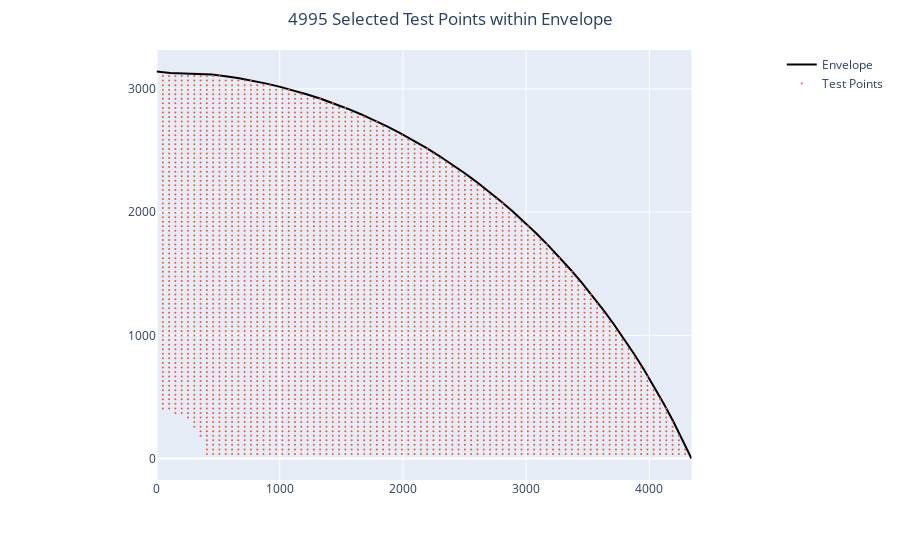

The cell this chart's notebook holds for it:
### Markdown cell above
## Big Sample (5,000 pts)

### Code cell
big_sample = get_sample_points(envelope_df, min_distance=400, lin_density=86)
plot_sample_points(envelope_df, pd.DataFrame(big_sample))

### Figure 1 — Plotly figure (JSON) as saved in the notebook; plotly's stock layout.template omitted (floating-point values rounded to 4 significant figures; data arrays with more than 128 entries replaced by an {"elided": "..."} marker saying what was removed)
{"data": [{"line": {"color": "black"}, "mode": "lines", "name": "Envelope", "type": "scatter", "x": [4342.0, 4270.0, 4195.0, 4119.0, 4041.0, 3961.0, 3880.0, 3797.0, 3712.0, 3626.0, 3539.0, 3450.0, 3360.0, 3268.0, 3176.0, 3082.0, 2986.0, 2890.0, 2792.0, 2694.0, 2594.0, 2494.0, 2392.0, 2290.0, 2186.0, 2082.0, 1977.0, 1872.0, 1765.0, 1658.0, 1551.0, 1442.0, 1333.0, 1224.0, 1114.0, 1004.0, 893.5, 782.6, 671.3, 559.8, 448.1, 335.6, 223.6, 111.7, 1.924e-13], "y": [0.0, 152.5, 300.0, 442.8, 581.0, 714.6, 844.0, 969.1, 1090.0, 1207.0, 1320.0, 1429.0, 1534.0, 1636.0, 1734.0, 1828.0, 1919.0, 2007.0, 2090.0, 2171.0, 2248.0, 2322.0, 2392.0, 2459.0, 2523.0, 2584.0, 2641.0, 2696.0, 2747.0, 2795.0, 2840.0, 2881.0, 2920.0, 2955.0, 2988.0, 3017.0, 3043.0, 3066.0, 3086.0, 3103.0, 3117.0, 3122.0, 3126.0, 3129.0, 3141.0]}, {"marker": {"size": 2}, "mode": "markers", "name": "Test Points", "type": "scatter", "x": {"elided": "4995 float values"}, "y": {"elided": "4995 float values"}}], "layout": {"margin": {"t": 50}, "title": {"text": "4995 Selected Test Points within Envelope", "x": 0.5}, "xaxis": {"constrain": "domain", "range": [0, 4342.0]}, "yaxis": {"dtick": 1000, "scaleanchor": "x", "scaleratio": 1}}}
